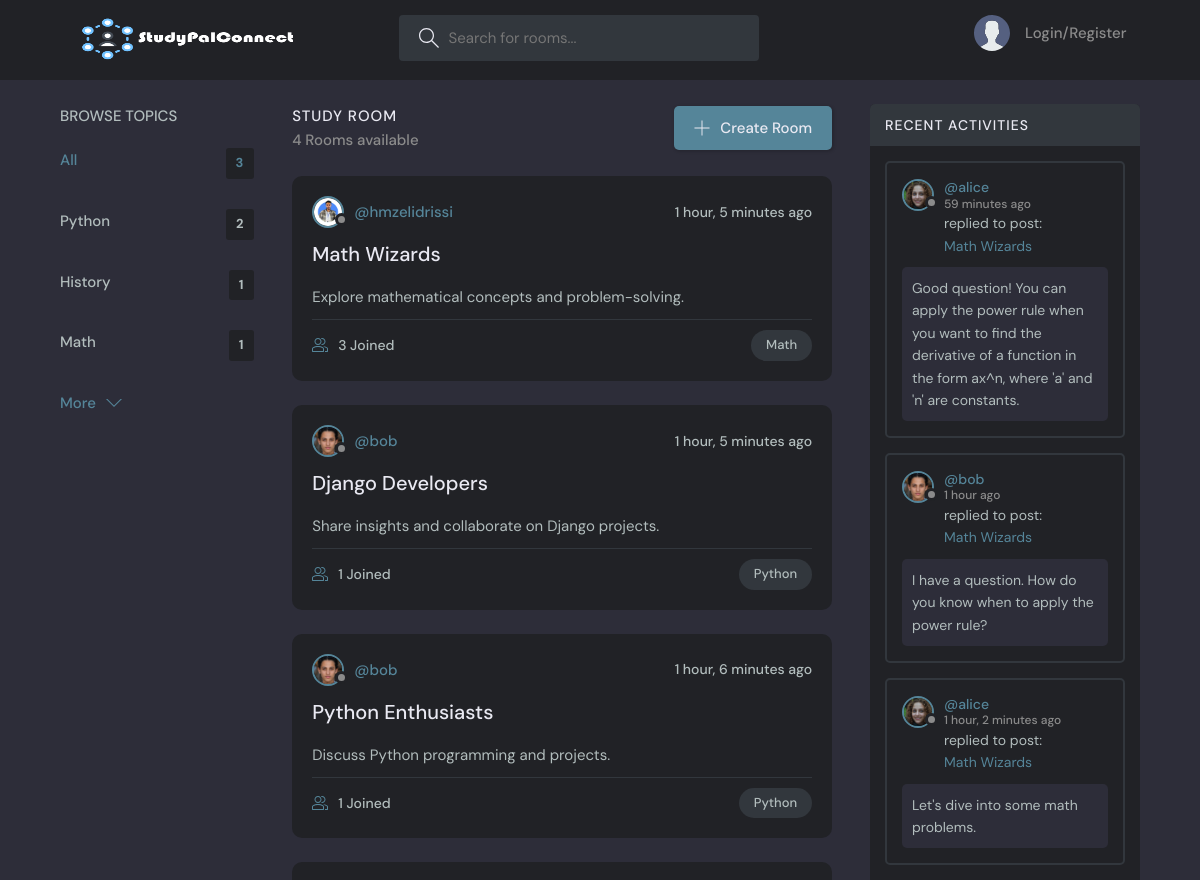
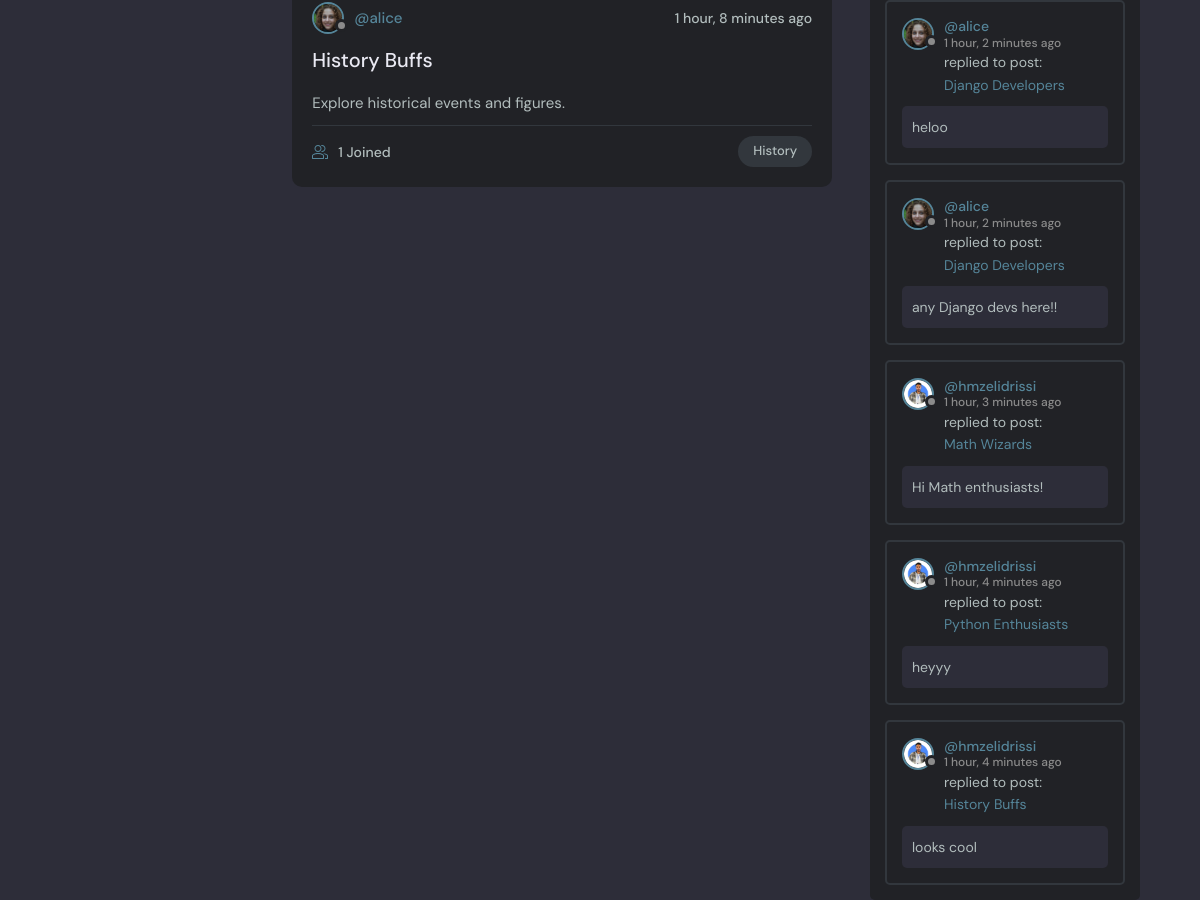
The page / on the database its author committed (2 pictures, top to bottom).
### Core/models.py (models this page shows, shortened)
class Topic(models.Model):
    name = models.CharField(max_length=200)

class Room(models.Model):
    host = models.ForeignKey(User, on_delete=models.SET_NULL, null=True)
    topic = models.ForeignKey(Topic, on_delete=models.SET_NULL, null=True)
    name = models.CharField(max_length=200)
    description = models.TextField(null=True, blank=True)
    participants = models.ManyToManyField(User, related_name='participants', blank=True)
    updated = models.DateTimeField(auto_now=True)
    created = models.DateTimeField(auto_now_add=True)
    class Meta:
        ordering = ['-created', '-updated']
    def __str__(self):
        return self.name

class User(AbstractUser):
    full_name = models.CharField(max_length=200, null=True)
    email = models.EmailField(unique=True, null=True)
    username = models.CharField(max_length=150, unique=True)
    avatar = models.ImageField(blank=True, null=True, default="avatar.svg")
    bio = models.TextField(max_length=500, blank=True)

class Message(models.Model):
    user = models.ForeignKey(User, on_delete=models.CASCADE)
    room = models.ForeignKey(Room, on_delete=models.CASCADE)
    body = models.TextField()
    updated = models.DateTimeField(auto_now=True)
    created = models.DateTimeField(auto_now_add=True)
    class Meta:
        ordering = ['-created', '-updated']

### Core/views.py (the view)
# urls.py: path('', views.home, name="home"),
def home(request):
    q = request.GET.get('q') if request.GET.get('q') is not None else ''
    rooms = Room.objects.filter(
        Q(topic__name__icontains=q) |
        Q(host__username__icontains=q) |
        Q(description__icontains=q) |
        Q(name__icontains=q)
    )
    rooms_count = rooms.count()
    topics = Topic.objects.all()[0:5]
    room_messages = Message.objects.filter(Q(room__topic__name__icontains=q))
    context = {
        'rooms': rooms,
        'topics': topics,
        'rooms_count': rooms_count,
        'room_messages': room_messages
    }
    return render(request, 'Core/home.html', context)

### templates/Core/home.html (shortened to what this page needs)
{% extends 'base.html' %}
{% block content %}
<main class="layout layout--3">
  <div class="container">
      {% include 'Core/topics_component.html' %}
    <div class="roomList">
      <div class="roomList__header">
        <div>
          <h2>Study Room</h2>
          <p>{{ rooms_count }} Rooms available</p>
        </div>
        <a class="btn btn--main" href="{% url 'create-room' %}">
          <svg version="1.1" xmlns="http://www.w3.org/2000/svg" width="32" height="32" viewBox="0 0 32 32">
            <title>add</title>
            <path
              d="M16.943 0.943h-1.885v14.115h-14.115v1.885h14.115v14.115h1.885v-14.115h14.115v-1.885h-14.115v-14.115z"
            ></path>
          </svg>
          Create Room
        </a>
      </div>
      {% include 'Core/feed_component.html' %}
    </div>
      {% include 'Core/activity_component.html' %}
  </div>
</main>
{% endblock %}

### templates/Core/topics_component.html
<div class="topics">
  <div class="topics__header">
    <h2>Browse Topics</h2>
  </div>
  <ul class="topics__list">
    <li>
      <a href="" class="active">All <span>{{ topics.count }}</span></a>
    </li>
  {% for topic in topics %}
    <li>
      <a href="{% url 'home' %}?q={{ topic.name }}">{{ topic.name }} <span>{{ topic.room_set.all.count }}</span></a>
    </li>
  {% endfor %}
  </ul>
  <a class="btn btn--link" href="{% url 'topics' %}">
    More
    <svg version="1.1" xmlns="http://www.w3.org/2000/svg" width="32" height="32" viewBox="0 0 32 32">
      <title>chevron-down</title>
      <path d="M16 21l-13-13h-3l16 16 16-16h-3l-13 13z"></path>
    </svg>
  </a>
</div>

### templates/Core/feed_component.html (shortened to what this page needs)
{% for room in rooms %}
<div class="roomListRoom">
    <div class="roomListRoom__header">
      <a href="{% url 'profile' room.host.id %}" class="roomListRoom__author">
        <div class="avatar avatar--small">
          <img src="{{ room.host.avatar.url }}" />
        </div>
        <span>@{{ room.host.username }}</span>
      </a>
      <div class="roomListRoom__actions">
        <span>{{ room.created|timesince }} ago</span>
      </div>
    </div>
    <div class="roomListRoom__content">
      <a href="{% url 'room' room.id %}">{{ room.name }}</a>
        <p>
            {{ room.description }}
        </p>
    </div>
    <div class="roomListRoom__meta">
      <a href="{% url 'room' room.id %}" class="roomListRoom__joined">
        {{ room.participants.all.count }} Joined
      </a>
      <p class="roomListRoom__topic">{{ room.topic.name }}</p>
    </div>
</div>
{% endfor %}

### templates/Core/activity_component.html (shortened to what this page needs)
<div class="activities">
  <div class="activities__header">
    <h2>Recent Activities</h2>
  </div>
    {% for message in room_messages %}
  <div class="activities__box">
    <div class="activities__boxHeader roomListRoom__header">
      <a href="{% url 'profile' message.user.id %}" class="roomListRoom__author">
        <div class="avatar avatar--small">
          <img src="{{ message.user.avatar.url }}" />
        </div>
        <p>
          @{{ message.user.username }}
          <span>{{ message.created|timesince }} ago</span>
        </p>
      </a>
    </div>
    <div class="activities__boxContent">
      <p>replied to post:
          <a href="{% url 'room' message.room.id %}">{{ message.room }}</a>
      </p>
      <div class="activities__boxRoomContent">
          {{ message.body }}
      </div>
    </div>
  </div>
    {% endfor %}
</div>

### rows shown on the page
Topic: name "Python", room_set.all.count "2"
Topic: name "History", room_set.all.count "1"
Topic: name "Math", room_set.all.count "1"
Room: host.avatar (picture), host.username "hmzelidrissi", created "1 hour, 5 minutes", name "Math Wizards", description "Explore mathematical concepts and problem-solving.", participants.all.count "3", topic.name "Math"
Room: host.avatar (picture), host.username "bob", created "1 hour, 5 minutes", name "Django Developers", description "Share insights and collaborate on Django projects.", participants.all.count "1", topic.name "Python"
Room: host.avatar (picture), host.username "bob", created "1 hour, 6 minutes", name "Python Enthusiasts", description "Discuss Python programming and projects.", participants.all.count "1", topic.name "Python"
Room: host.avatar (picture), host.username "alice", created "1 hour, 8 minutes", name "History Buffs", description "Explore historical events and figures.", participants.all.count "1", topic.name "History"
Message: user.avatar (picture), user.username "alice", created "59 minutes", room "Math Wizards", body "Good question! You can apply the power rule when you want to find the derivative of a function in the form ax^n, where 'a' and 'n' are constants."
Message: user.avatar (picture), user.username "bob", created "1 hour", room "Math Wizards", body "I have a question. How do you know when to apply the power rule?"
Message: user.avatar (picture), user.username "alice", created "1 hour, 2 minutes", room "Math Wizards", body "Let's dive into some math problems."
Message: user.avatar (picture), user.username "alice", created "1 hour, 2 minutes", room "Django Developers", body "heloo"
Message: user.avatar (picture), user.username "alice", created "1 hour, 2 minutes", room "Django Developers", body "any Django devs here!!"
Message: user.avatar (picture), user.username "hmzelidrissi", created "1 hour, 3 minutes", room "Math Wizards", body "Hi Math enthusiasts!"
Message: user.avatar (picture), user.username "hmzelidrissi", created "1 hour, 4 minutes", room "Python Enthusiasts", body "heyyy"
Message: user.avatar (picture), user.username "hmzelidrissi", created "1 hour, 4 minutes", room "History Buffs", body "looks cool"

### other values the page prints
{{ topics.count }} "3"
{{ rooms_count }} "4"
